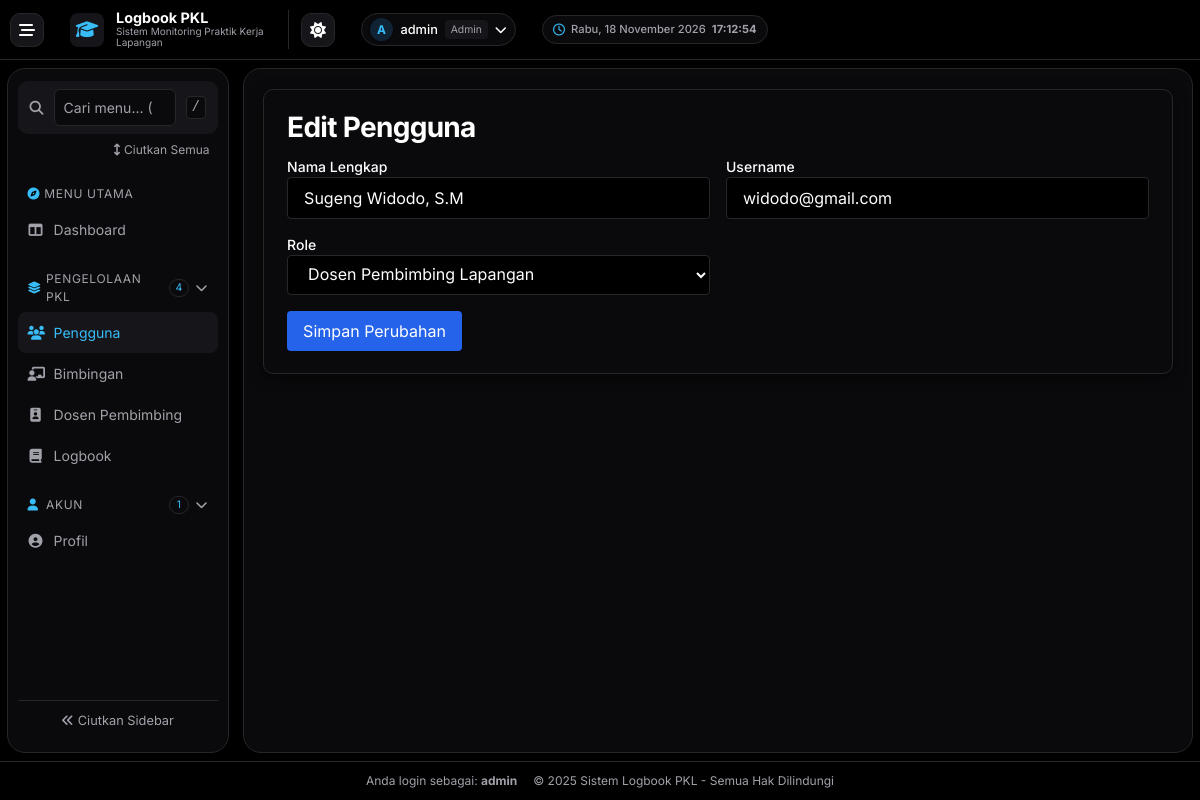
The page /admin/edit_user.php?id=8 (signed in) on the database its author committed.
### tables this page shows
CREATE TABLE `users` (
  `id` int(11) NOT NULL,
  `nama` varchar(100) DEFAULT NULL,
  `username` varchar(50) DEFAULT NULL,
  `password` varchar(255) DEFAULT NULL,
  `role` enum('admin','mahasiswa','dosen_pkl','dosen_lapangan') NOT NULL,
  `created_at` timestamp NOT NULL DEFAULT current_timestamp(),
  `remember_token` varchar(64) DEFAULT NULL,
  `prodi` varchar(100) DEFAULT NULL,
  `email_verified` tinyint(1) DEFAULT 0,
  `phone` varchar(15) DEFAULT NULL,
  `profile_image` varchar(255) DEFAULT NULL
);

### admin/edit_user.php (the view, shortened to what this page needs)
<?php
include '../config/db.php';
$id = intval($_GET['id']);
$user = $conn->query("SELECT * FROM users WHERE id='$id'")->fetch_assoc();
include '../includes/header.php';
?>
<div class="dashboard-panel dashboard-section">
    <h2 class="dashboard-title text-xl font-bold mb-4">Edit Pengguna</h2>
    <form method="post" class="dashboard-form-grid">
        <div class="mb-4">
            <label class="block text-sm font-medium text-gray-700">Nama Lengkap</label>
            <input type="text" name="nama" value="<?= htmlspecialchars($user['nama']) ?>" required class="w-full px-4 py-2 border border-gray-300 rounded">
        </div>
        <div class="mb-4">
            <label class="block text-sm font-medium text-gray-700">Username</label>
            <input type="text" name="username" value="<?= htmlspecialchars($user['username']) ?>" required class="w-full px-4 py-2 border border-gray-300 rounded">
        </div>
        <div class="mb-4">
            <label class="block text-sm font-medium text-gray-700">Role</label>
            <select name="role" required class="w-full px-4 py-2 border border-gray-300 rounded">
                <option value="dosen_lapangan" <?= $user['role'] == 'dosen_lapangan' ? 'selected' : '' ?>>Dosen Pembimbing Lapangan</option>
            </select>
        </div>
        <button type="submit" class="bg-blue-600 hover:bg-blue-700 text-white px-4 py-2 rounded w-full">Simpan Perubahan</button>
    </form>
</div>
<?php include '../includes/footer.php'; ?>

### assets/css/dashboard.css (style rules this page uses)
body.pkl-dashboard { --dashboard-bg: #000; --dashboard-surface: #0a0a0c; --dashboard-raised: #16161a; --dashboard-border: #27272a; --dashboard-text: #fff; --dashboard-muted: #a1a1aa; --dashboard-accent: #38bdf8; --dashboard-success: #86efac; --dashboard-warning: #fde68a; --dashboard-danger: #fda4af; --dashboard-purple: #d8b4fe; --dashboard-avatar: #102334; --dashboard-warning-bg: #3b3019; --dashboard-success-bg: #17352b; --dashboard-danger-bg: #3e222d; --dashboard-kpi-warning: #f59e0b; --dashboard-kpi-warning-bg: #30230e; --dashboard-shadow: 0 4px 14px rgb(0 0 0 / 55%); color-scheme: dark; background: var(--dashboard-bg); color: var(--dashboard-text); display: flex; flex-direction: column; }
@media (min-width: 900px) { .pkl-dashboard { height: 100dvh; overflow: hidden; } }
.pkl-dashboard .dashboard-title { color: var(--dashboard-text); font-size: clamp(1.375rem, 3vw, 1.75rem); letter-spacing: -.025em; }
.pkl-dashboard .dashboard-panel, .pkl-dashboard .dashboard-card, .pkl-dashboard .dashboard-action { background: var(--dashboard-surface); border: 1px solid var(--dashboard-border); border-radius: 10px; box-shadow: var(--dashboard-shadow); }
.pkl-dashboard .text-gray-900, .pkl-dashboard .text-gray-800, .pkl-dashboard .text-gray-700 { color: var(--dashboard-text); }
.dashboard-layout > main .dashboard-panel { min-width: 0; }
.dashboard-section { padding: clamp(.875rem, 2.5cqi, 1.5rem); }
.dashboard-form-grid, .dashboard-fields { display: grid; grid-template-columns: minmax(0, 1fr); gap: 1rem; }
.dashboard-form-grid > *, .dashboard-fields > * { min-width: 0; }
.dashboard-form-grid > .mb-4 { margin-bottom: 0; }
.dashboard-form-grid > :last-child { grid-column: 1 / -1; }
.dashboard-layout > main :is(input:not([type="file"], [type="hidden"], [type="checkbox"], [type="radio"]), select, textarea) { color: var(--dashboard-text); background: var(--dashboard-bg); border-color: var(--dashboard-border); max-width: 100%; }
.dashboard-layout > main :is(.border, .border-t, .border-b) { border-color: var(--dashboard-border); }

### includes/header.php (style rules this page uses)
body { font-family: 'Inter', sans-serif; }

### rows shown on the page
users: nama "Sugeng Widodo, S.M", username "widodo@gmail.com", role "Dosen Pembimbing Lapangan"

### other values the page prints
substr($_SESSION['user']['nama'], 0, 1) "A"
$_SESSION['user']['nama'] "admin"
$current_role "Admin"
$label_link "Dashboard"
$label "PENGELOLAAN PKL"
count($links) "4"
$label_link "Pengguna"
$label_link "Bimbingan"
$label_link "Dosen Pembimbing"
$label_link "Logbook"
$label "AKUN"
count($links) "1"
$label_link "Profil"
